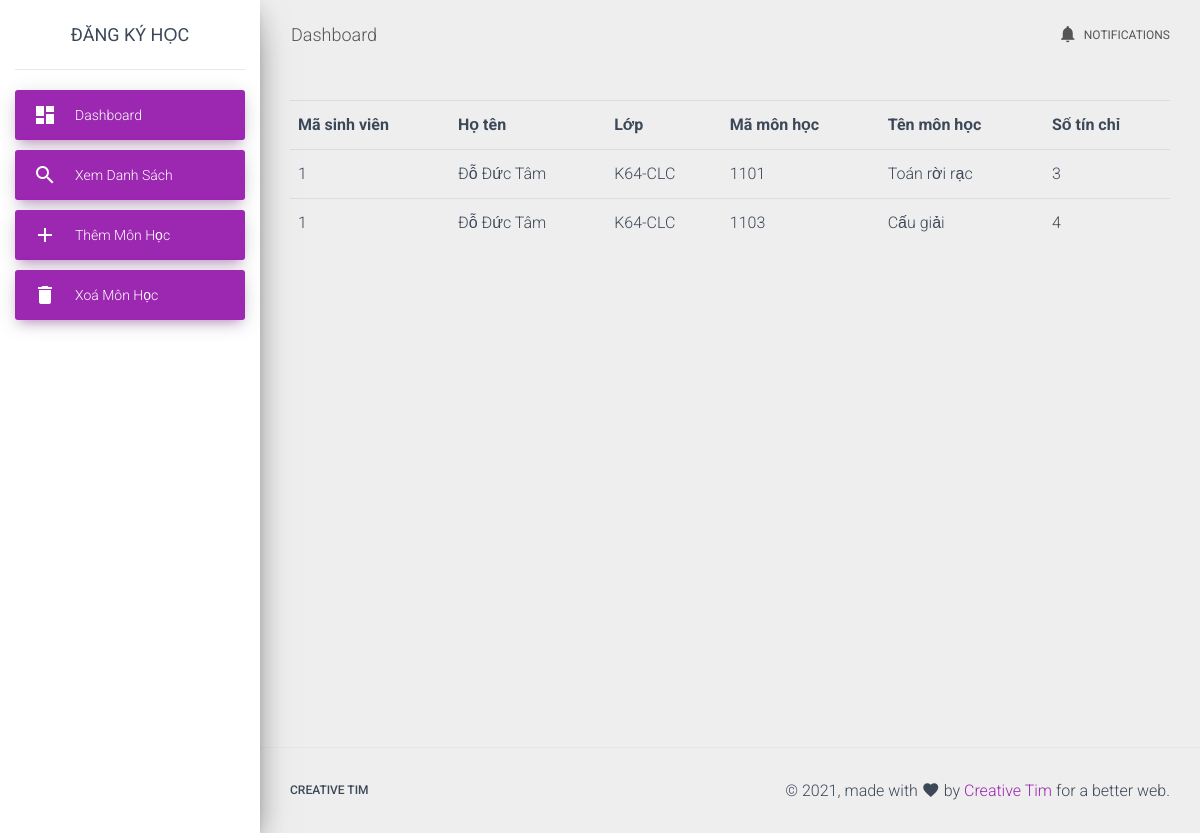
The page /school_management_ver1.0/registerQuery.php?type=view on the database its author committed.
### tables this page shows
CREATE TABLE `temp_table` (
  `id` int(11) NOT NULL,
  `name` varchar(30) NOT NULL,
  `class` varchar(15) NOT NULL
);

CREATE TABLE `registdata` (
  `id` int(11) NOT NULL,
  `fullName` varchar(30) NOT NULL,
  `belongUnit` varchar(11) NOT NULL,
  `courseCode` varchar(10) NOT NULL,
  `courseName` varchar(50) NOT NULL,
  `creditQuatity` int(11) NOT NULL
);

### school_management_ver1.0/functions.php (the view, shortened to what this page needs)
<?php
    function registerQuery($type, $id, $name, $class) {
        $servername = "localhost";
        $username ="root";
        $password = "";
        $db = "mydb";
        $conn = new mysqli($servername, $username, $password, $db);
        switch ($type) {
            case "view":
                $sql = "SELECT * FROM `registdata` WHERE id = '$id'";
                if ($result = $conn->query($sql)) {
                } else {
                    echo "error at View type";
                }
                if ($result->num_rows <= 0) {
                    echo "Bạn chưa đăng ký môn học";
                } else {
                    echo "<table class='table'>
                            <tr>
                                <th>Mã sinh viên</th>
                                <th>Họ tên</th>
                                <th>Lớp</th>
                                <th>Mã môn học</th>
                                <th>Tên môn học</th>
                                <th>Số tín chỉ</th>
                            </tr>";
                    while ($row = $result->fetch_assoc()) {
                        echo "<tr>
                                <td>$id</td>
                                <td>$name</td>
                                <td>$class</td>
                                <td>$row[courseCode]</td>
                                <td>$row[courseName]</td>
                                <td>$row[creditQuatity]</td>
                            </tr>";
                    }
                   echo  "</table>";
                }
                break;
        }
    }
?>

### rows shown on the page
registdata: courseCode "1101", courseName "Toán rời rạc", creditQuatity "3"
temp_table: id "1", name "Đỗ Đức Tâm", class "K64-CLC"
registdata: courseCode "1103", courseName "Cấu giải", creditQuatity "4"
